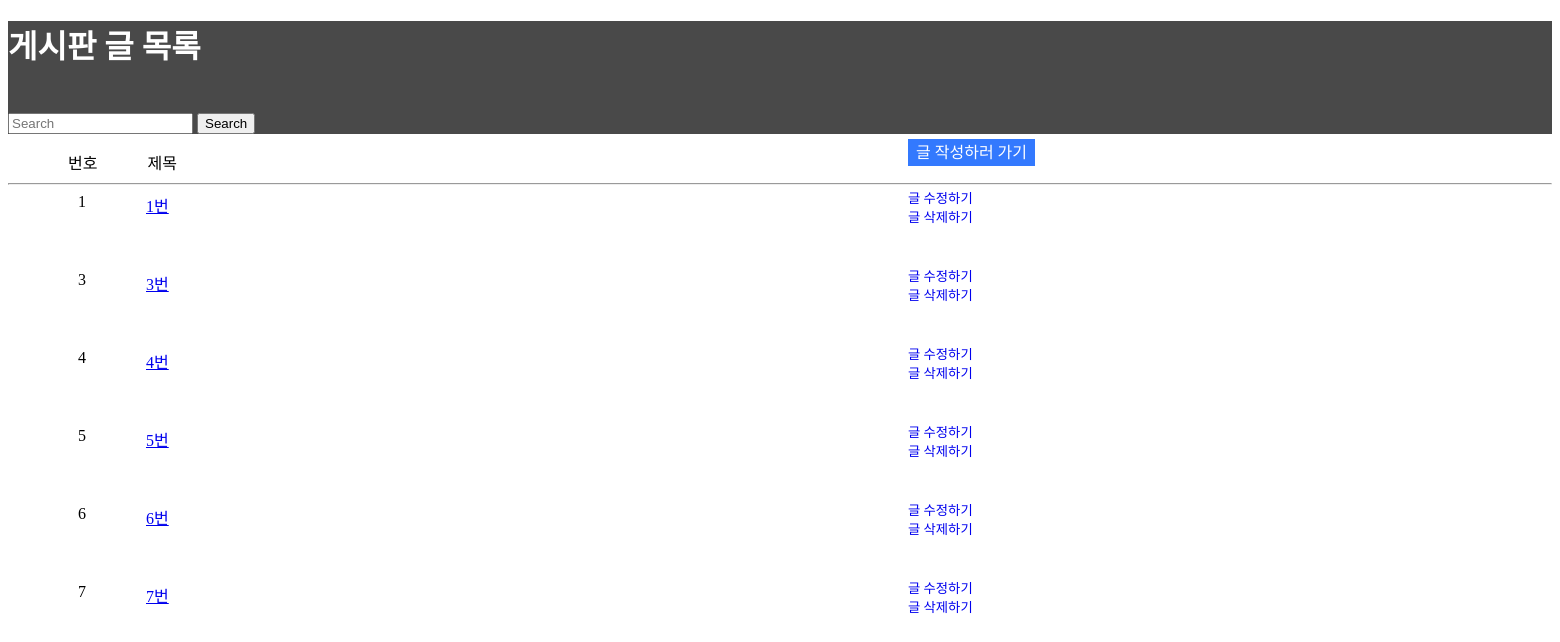
Before: /boards/ with the older database file.
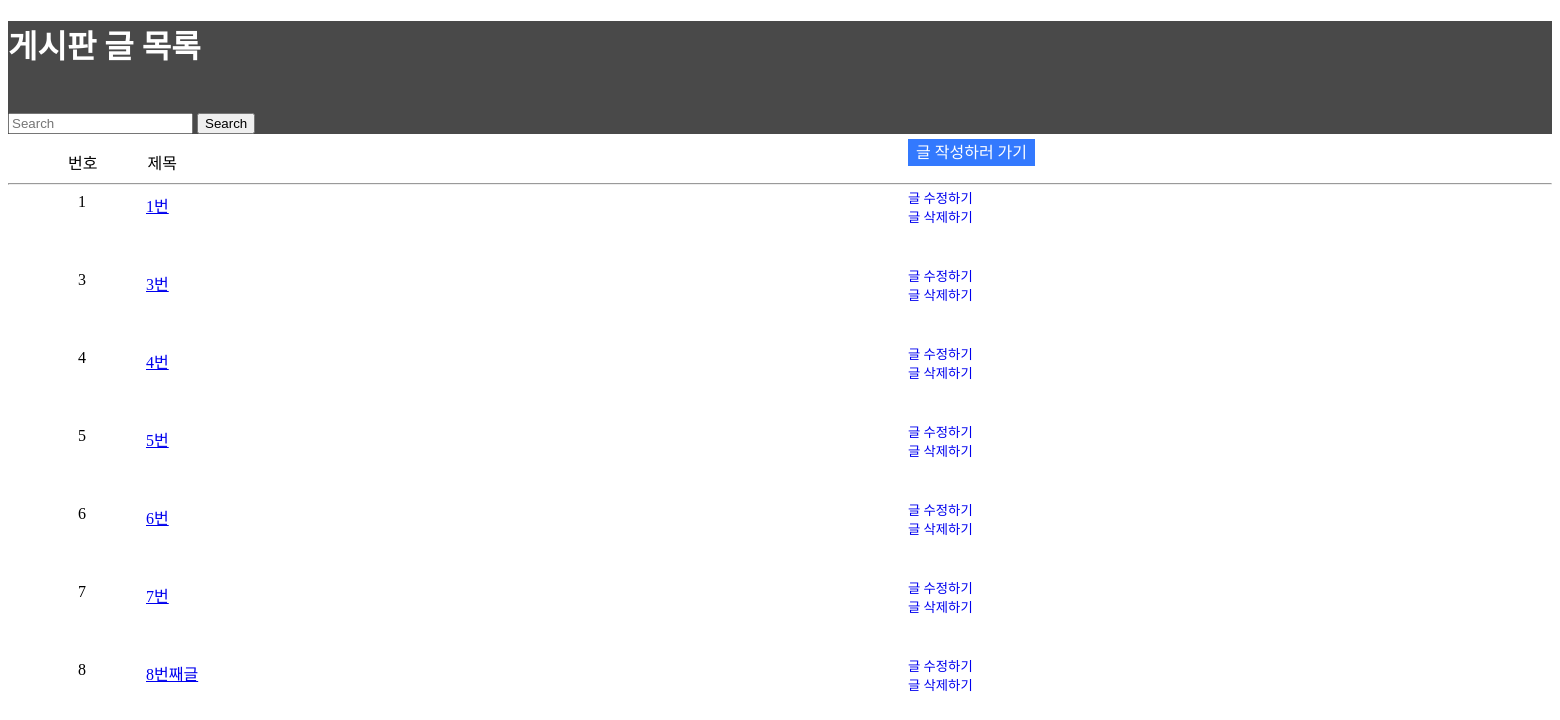
After: the same page with the newer database file.
### Boards/models.py (models this page shows)
class Board(models.Model):
    title = models.CharField(max_length = 100)
    content = models.TextField()

### Boards/views.py (the view)
# urls.py: path('', views.Boards, name = 'Boards'),
def Boards(request):
    board = Board.objects.all()
    context = { 'board' : board }
    return render(request, 'index/Boards.html', context)

### templates/index/Boards.html (shortened to what this page needs)
<!DOCTYPE html>
<html lang="en">
<head>
</head>
<body>
    <div style = "background-color: rgb(73, 73, 73);">
        <h1 style = "color : white">게시판 글 목록</h1>
        <a href="/boards/create/" style="position:relative; top: 50px; left: 900px; color: #ffffff;
        background: #3379FE; padding: 0.3em 0.5em; margin-right: 0.1em; text-decoration:none">글 작성하러 가기</a>
        <form action="/boards/search/" method="POST">
            <input type="search" placeholder="Search" name="keyWord" value="{{keyWord}}">
            <button type="submit">Search</button>
        </form>
    </div>
    <div style = "height: 25px;">
        <ul>
            <li style = "list-style: none; float: left; margin-left: 20px;">번호</li>
            <li style = "list-style: none; float: left; margin-left: 50px;">제목</li>
        </ul>
    </div>
    <div>
        <hr>
        {% for a in board %}
            <div style = "height: 40px;">
                <li style = "list-style: none; float: left; margin-left: 70px;">
                    {{ a.id }}
                </li>
                <li style = "list-style: none; float: left; margin-left: 60px;">
                    <a href = "/boards/{{a.pk}}/">{{ a.title }}</a>
                </li>
            </div>
            <div style = "position: relative; top: -45px; left: 900px;">
                <small><a href="{% url 'Boards:update' a.id %}" style = "text-decoration:none">글 수정하기</a></small><br>
                <small><a href="{% url 'Boards:delete' a.id %}" style = "text-decoration:none">글 삭제하기</a></small>
            </div>
        {% endfor %}
    </div>
</body>
</html>

Changed rows visible on the page:
added Board: id "8", title "8번째글"
